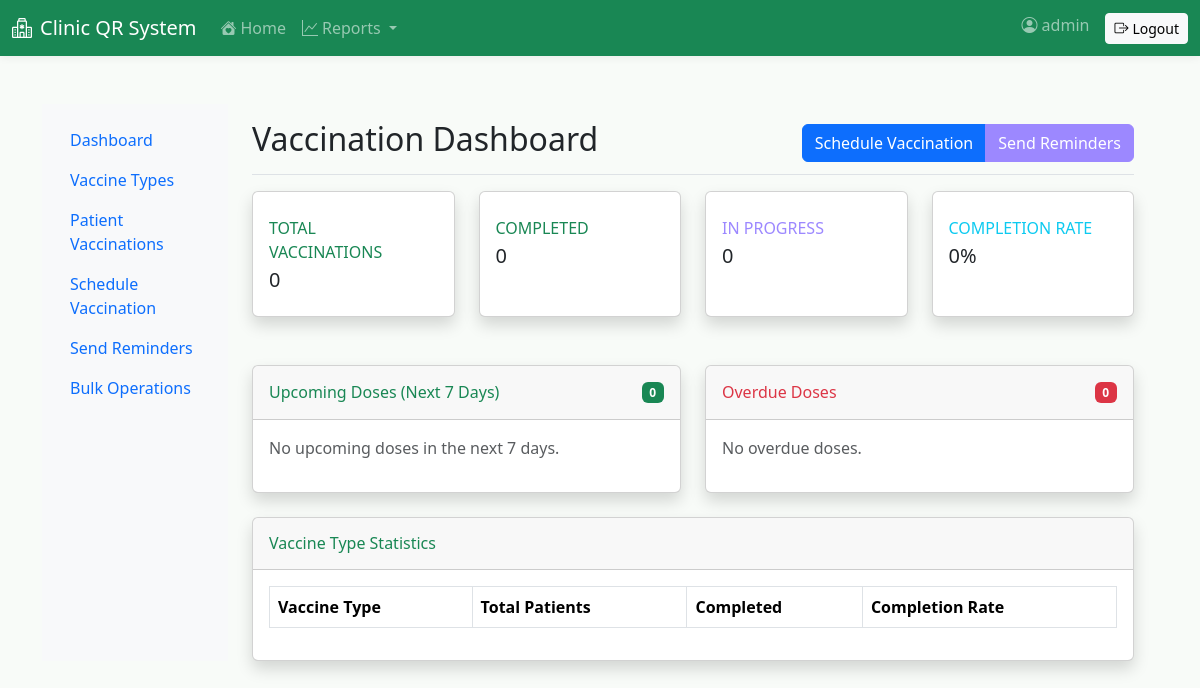
Page /vaccinations/ (signed in) on the earlier database version.
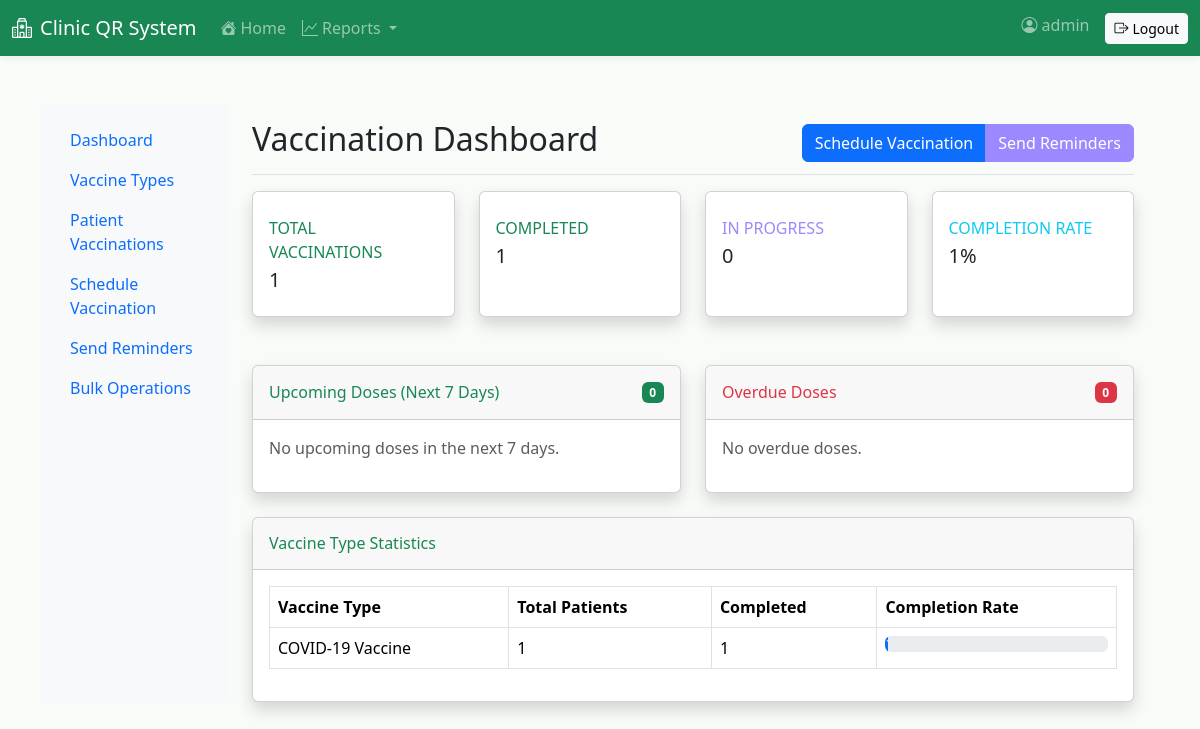
Same page on the later database version.
### vaccinations/models.py (models this page shows, shortened)
class VaccineType(models.Model):
    name = models.CharField(max_length=100, unique=True)
    description = models.TextField(blank=True)
    total_doses_required = models.PositiveIntegerField(
        default=1,
        validators=[MinValueValidator(1), MaxValueValidator(10)],
        help_text="Total number of doses required for complete vaccination"
    )
    dose_intervals = models.JSONField(
        default=list,
        help_text="List of intervals in days between doses (e.g., [0, 28, 180] for 0, 1 month, 6 months)"
    )
    age_minimum = models.PositiveIntegerField(
        default=0,
        help_text="Minimum age in months for this vaccine"
    )
    age_maximum = models.PositiveIntegerField(
        null=True, blank=True,
        help_text="Maximum age in months for this vaccine (null for no limit)"
    )
    is_active = models.BooleanField(default=True)
    created_at = models.DateTimeField(auto_now_add=True)
    class Meta:
        ordering = ['name']

### vaccinations/views.py (the view)
# urls.py: path('', views.vaccination_dashboard, name='dashboard'),
@login_required
def vaccination_dashboard(request):
    total_vaccinations = PatientVaccination.objects.count()
    completed_vaccinations = PatientVaccination.objects.filter(completed=True).count()
    pending_vaccinations = PatientVaccination.objects.filter(completed=False).count()
    upcoming_doses = VaccineDose.objects.filter(
        administered=False,
        scheduled_date__lte=timezone.now().date() + timedelta(days=7),
        scheduled_date__gte=timezone.now().date()
    ).select_related('vaccination__patient', 'vaccination__vaccine_type').order_by('scheduled_date')
    overdue_doses = VaccineDose.objects.filter(
        administered=False,
        scheduled_date__lt=timezone.now().date()
    ).select_related('vaccination__patient', 'vaccination__vaccine_type').order_by('scheduled_date')
    vaccine_stats = VaccineType.objects.annotate(
        total_patients=Count('patient_vaccinations'),
        completed_patients=Count('patient_vaccinations', filter=Q(patient_vaccinations__completed=True))
    ).order_by('-total_patients')
    context = {
        'total_vaccinations': total_vaccinations,
        'completed_vaccinations': completed_vaccinations,
        'pending_vaccinations': pending_vaccinations,
        'upcoming_doses': upcoming_doses,
        'overdue_doses': overdue_doses,
        'vaccine_stats': vaccine_stats,
    }
    return render(request, 'vaccinations/dashboard.html', context)

### vaccinations/templates/vaccinations/dashboard.html (shortened to what the changed rows need)
{% extends 'vaccinations/base.html' %}
{% load static %}
{% block page_title %}Vaccination Dashboard{% endblock %}
{% block page_content %}
<div class="row mb-4">
    <div class="col-xl-3 col-md-6 mb-4">
        <div class="card border-left-primary shadow h-100 py-2">
            <div class="card-body">
                <div class="row no-gutters align-items-center">
                    <div class="col mr-2">
                        <div class="text-xs font-weight-bold text-primary text-uppercase mb-1">
                            Total Vaccinations</div>
                        <div class="h5 mb-0 font-weight-bold text-gray-800">{{ total_vaccinations }}</div>
                    </div>
                </div>
            </div>
        </div>
    </div>
    <div class="col-xl-3 col-md-6 mb-4">
        <div class="card border-left-success shadow h-100 py-2">
            <div class="card-body">
                <div class="row no-gutters align-items-center">
                    <div class="col mr-2">
                        <div class="text-xs font-weight-bold text-success text-uppercase mb-1">
                            Completed</div>
                        <div class="h5 mb-0 font-weight-bold text-gray-800">{{ completed_vaccinations }}</div>
                    </div>
                </div>
            </div>
        </div>
    </div>
    <div class="col-xl-3 col-md-6 mb-4">
        <div class="card border-left-info shadow h-100 py-2">
            <div class="card-body">
                <div class="row no-gutters align-items-center">
                    <div class="col mr-2">
                        <div class="text-xs font-weight-bold text-info text-uppercase mb-1">
                            Completion Rate</div>
                        <div class="h5 mb-0 font-weight-bold text-gray-800">
                            {% if total_vaccinations > 0 %}
                                {{ completed_vaccinations|floatformat:0 }}%
                            {% else %}
                                0%
                            {% endif %}
                        </div>
                    </div>
                </div>
            </div>
        </div>
    </div>
</div>
<div class="row">
    <div class="col-12">
        <div class="card shadow">
            <div class="card-body">
                <div class="table-responsive">
                    <table class="table table-bordered">
                        <thead>
                            <tr>
                                <th>Vaccine Type</th>
                                <th>Total Patients</th>
                                <th>Completed</th>
                                <th>Completion Rate</th>
                            </tr>
                        </thead>
                        <tbody>
                            {% for stat in vaccine_stats %}
                            <tr>
                                <td>{{ stat.name }}</td>
                                <td>{{ stat.total_patients }}</td>
                                <td>{{ stat.completed_patients }}</td>
                                <td>
                                    {% if stat.total_patients > 0 %}
                                        <div class="progress">
                                            <div class="progress-bar" role="progressbar"
                                                 style="width: {{ stat.completed_patients|floatformat:0 }}%">
                                            </div>
                                        </div>
                                    {% else %}
                                        <span class="text-muted">No patients</span>
                                    {% endif %}
                                </td>
                            </tr>
                            {% endfor %}
                        </tbody>
                    </table>
                </div>
            </div>
        </div>
    </div>
</div>
{% endblock %}

Differences in the rows shown:
added VaccineType: name "COVID-19 Vaccine", total_patients "1", completed_patients "1"
Other differences:
{{ total_vaccinations }}: "0" → "1"
{{ completed_vaccinations }}: "0" → "1"
{{ completed_vaccinations|floatformat:0 }}: (not shown) → "1"
text no longer shown: "0%"
